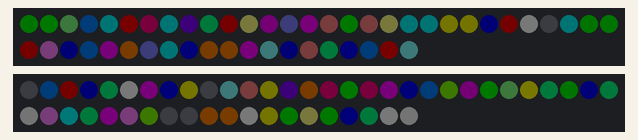
Simulated run of this sketch. Board: ESP8266 (NodeMCU). On the bench: 2 × 50 RGB LEDs in strip order, left to right, continuing on the next row. Dim RGB values are drawn brighter than linear; WiFi joins after 1.5 s; servers stay silent unless stated; random numbers use the default seed unless the sketch sets one.

Above: at 2.1 s.
At 6.6 s:
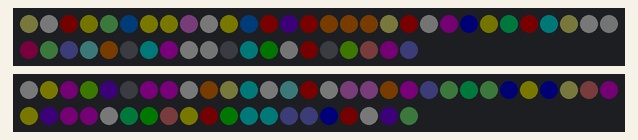
At 11.1 s:
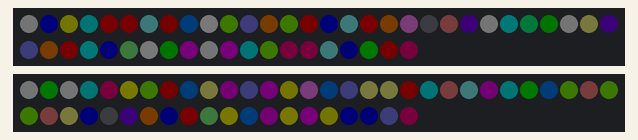
At 20.7 s:
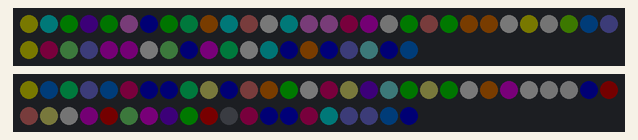
At 29.7 s:
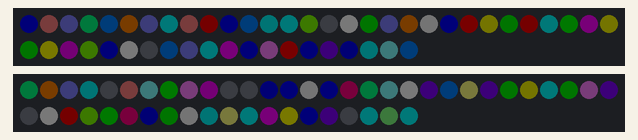
At 39.3 s:
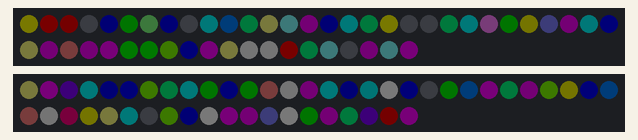

The sketch:

led_board.ino
```cpp
#include <Adafruit_NeoPixel.h>
#include <DNSServer.h>
#include <ESP8266WiFi.h>
#include <ESP8266WebServer.h>
#include <functional>
#include <WiFiManager.h>
#include <WiFiUdp.h>

// Some UDP / WeMo specific variables:
String device_name = "pixel board";  // Name of device
float power = true;                        // Pin to toggle
WiFiUDP UDP;
IPAddress ipMulti(239, 255, 255, 250);
unsigned int portMulti = 1900; // local port to listen on
ESP8266WebServer HTTP(80);
String serial; // Where we save the string of the UUID
String persistent_uuid; // Where we save some socket info with the UUID

// Buffer to save incoming packets:
char packetBuffer[UDP_TX_PACKET_MAX_SIZE];

// Define the connections and instantiate the NeoPixels
#define PIN1 D5
#define PIN2 D6
Adafruit_NeoPixel strip1 = Adafruit_NeoPixel(50, PIN1, NEO_GRB + NEO_KHZ800);
Adafruit_NeoPixel strip2 = Adafruit_NeoPixel(50, PIN2, NEO_GRB + NEO_KHZ800);

// Define the size of the arrays
int top[5][10][3];
int bottom[5][10][3];

// Variables to store time counts
int lightTimer = 0;
int webTimer = 0;

void setup() {
  // Set the UUIDs and socket information:
  prepareIds();

  // Get settings from WiFi Manager:
  WiFiManager wifiManager;
  // wifiManager.resetSettings(); // Uncomment this to test WiFi Manager function
  wifiManager.setAPCallback(configModeCallback);
  wifiManager.autoConnect();

  // Connect to UDP:
  bool udpConnected = connectUDP();
  if (udpConnected){
    startHttpServer(); // Start the HTTP Server
  }

  // Initialize the display
  strip1.begin();
  strip2.begin();

  // Initialize the random seed
  randomSeed(1989);
}

void loop() {
  if (lightTimer == 0) {
    lightTimer = millis();
  }
  if (millis() - lightTimer >= 500) {
    randomFill(power);
    displayBoard1();
    displayBoard2();
    lightTimer = 0;
  }
  HTTP.handleClient();
  if (webTimer == 0) {
    webTimer = millis();
  }
  if (millis() - webTimer >= 1) {
    // If there are packets, we parse them:
    int packetSize = UDP.parsePacket();
    if(packetSize) {
      int len = UDP.read(packetBuffer, 255);
      if (len > 0) {
        packetBuffer[len] = 0;
      }
      String request = packetBuffer;
      if(request.indexOf('M-SEARCH') > 0) {
        if(request.indexOf("urn:Belkin:device:**") > 0) {
          respondToSearch();
        }
      }
    }
    webTimer = 0;
  }
}

void randomFill(bool fill) {
  for(int x=0; x<5; x++){
    for(int y=0; y < 10; y++){
      for(int z=0; z<3; z++){
        if(fill == true){
          top[x][y][z] = random(3);
          bottom[x][y][z] = random(3);
        }
        else {
          top[x][y][z] = 0;
          bottom[x][y][z] = 0;
        }
      }
    }
  }
}

void displayBoard1() {
  for(int x=0; x<5; x++){
    for(int y=0; y < 10; y++){
      strip1.setPixelColor(x*10 + y, strip1.Color(top[x][y][0], top[x][y][1], top[x][y][2]));
    }
  }
  strip1.show();
}

void displayBoard2() {
  for(int x=0; x<5; x++){
    for(int y=0; y < 10; y++){
      strip2.setPixelColor(x*10 + y, strip2.Color(top[x][y][0], bottom[x][y][1], bottom[x][y][2]));
    }
  }
  strip2.show();
}

void prepareIds() {
  uint32_t chipId = ESP.getChipId();
  char uuid[64];
  sprintf_P(uuid, PSTR("38323636-4558-4dda-9188-cda0e6%02x%02x%02x"),
  (uint16_t) ((chipId >> 16) & 0xff),
  (uint16_t) ((chipId >>  8) & 0xff),
  (uint16_t)   chipId        & 0xff);

  serial = String(uuid);
  persistent_uuid = "Socket-1_0-" + serial;
}

bool connectUDP(){
  boolean state = false;

  if(UDP.beginMulticast(WiFi.localIP(), ipMulti, portMulti)) {
    state = true;
  }

  return state;
}

void startHttpServer() {
  HTTP.on("/index.html", HTTP_GET, [](){
    HTTP.send(200, "text/plain", "Hello World!");
  });

  HTTP.on("/upnp/control/basicevent1", HTTP_POST, []() {
    String request = HTTP.arg(0);
    if(request.indexOf("<BinaryState>1</BinaryState>") > 0) {
      power = true;
    }
    if(request.indexOf("<BinaryState>0</BinaryState>") > 0) {
      power = false;
    }
    HTTP.send(200, "text/plain", "");
  });

  HTTP.on("/eventservice.xml", HTTP_GET, [](){
    String eventservice_xml = "<?scpd xmlns=\"urn:Belkin:service-1-0\"?>"
    "<actionList>"
    "<action>"
    "<name>SetBinaryState</name>"
    "<argumentList>"
    "<argument>"
    "<retval/>"
    "<name>BinaryState</name>"
    "<relatedStateVariable>BinaryState</relatedStateVariable>"
    "<direction>in</direction>"
    "</argument>"
    "</argumentList>"
    "<serviceStateTable>"
    "<stateVariable sendEvents=\"yes\">"
    "<name>BinaryState</name>"
    "<dataType>Boolean</dataType>"
    "<defaultValue>0</defaultValue>"
    "</stateVariable>"
    "<stateVariable sendEvents=\"yes\">"
    "<name>level</name>"
    "<dataType>string</dataType>"
    "<defaultValue>0</defaultValue>"
    "</stateVariable>"
    "</serviceStateTable>"
    "</action>"
    "</scpd>\r\n"
    "\r\n";

    HTTP.send(200, "text/plain", eventservice_xml.c_str());
  });

  HTTP.on("/setup.xml", HTTP_GET, [](){
    IPAddress localIP = WiFi.localIP();
    char s[16];
    sprintf(s, "%d.%d.%d.%d", localIP[0], localIP[1], localIP[2], localIP[3]);

    String setup_xml = "<?xml version=\"1.0\"?>"
    "<root>"
    "<device>"
    "<deviceType>urn:Belkin:device:controllee:1</deviceType>"
    "<friendlyName>"+ device_name +"</friendlyName>"
    "<manufacturer>Belkin International Inc.</manufacturer>"
    "<modelName>Emulated Socket</modelName>"
    "<modelNumber>3.1415</modelNumber>"
    "<UDN>uuid:"+ persistent_uuid +"</UDN>"
    "<serialNumber>221517K0101769</serialNumber>"
    "<binaryState>0</binaryState>"
    "<serviceList>"
    "<service>"
    "<serviceType>urn:Belkin:service:basicevent:1</serviceType>"
    "<serviceId>urn:Belkin:serviceId:basicevent1</serviceId>"
    "<controlURL>/upnp/control/basicevent1</controlURL>"
    "<eventSubURL>/upnp/event/basicevent1</eventSubURL>"
    "<SCPDURL>/eventservice.xml</SCPDURL>"
    "</service>"
    "</serviceList>"
    "</device>"
    "</root>\r\n"
    "\r\n";

    HTTP.send(200, "text/xml", setup_xml.c_str());
  });

  HTTP.begin();
}

void respondToSearch() {
  IPAddress localIP = WiFi.localIP();
  char s[16];
  sprintf(s, "%d.%d.%d.%d", localIP[0], localIP[1], localIP[2], localIP[3]);

  String response =
  "HTTP/1.1 200 OK\r\n"
  "CACHE-CONTROL: max-age=86400\r\n"
  "DATE: Wed, 8 Feb 2017 02:30:00 GMT\r\n"
  "EXT:\r\n"
  "LOCATION: http://" + String(s) + ":80/setup.xml\r\n"
  "OPT: \"http://schemas.upnp.org/upnp/1/0/\"; ns=01\r\n"
  "01-NLS: b9200ebb-736d-4b93-bf03-835149d13983\r\n"
  "SERVER: Unspecified, UPnP/1.0, Unspecified\r\n"
  "ST: urn:Belkin:device:**\r\n"
  "USN: uuid:" + persistent_uuid + "::urn:Belkin:device:**\r\n"
  "X-User-Agent: redsonic\r\n\r\n";

  UDP.beginPacket(UDP.remoteIP(), UDP.remotePort());
  UDP.write(response.c_str());
  UDP.endPacket();
}

void configModeCallback(WiFiManager *myWiFiManager) {
  WiFi.softAPIP();
  myWiFiManager->getConfigPortalSSID();
}
```

Measured:
- what the display in image 0 shows lasts 0.5 s, from 2.0 s to 2.5 s
